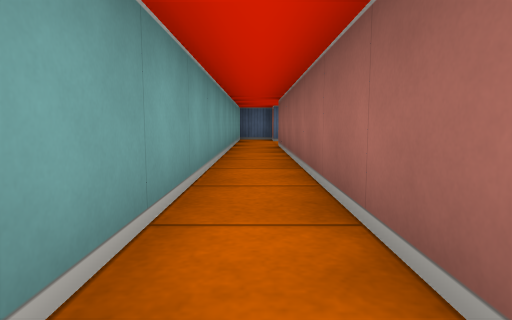
view 1 (above)

16 first-person views from a walk through a cub3D ray-caster map. The camera is about half as high as the walls, tilts 6° down and sees 75° across. The floor is counted in squares. Each view is taken from the middle of a square. On the plan, view 1 faces up. The plan holds only what a view shows up to about 9 squares ahead; the rest is blank.

view 2
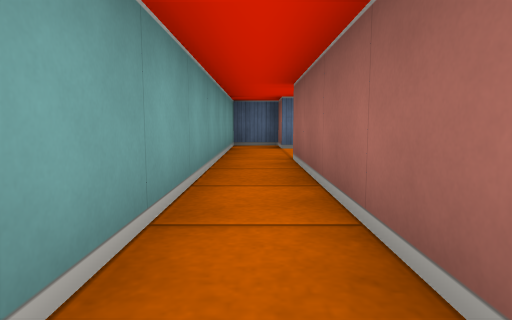

view 3
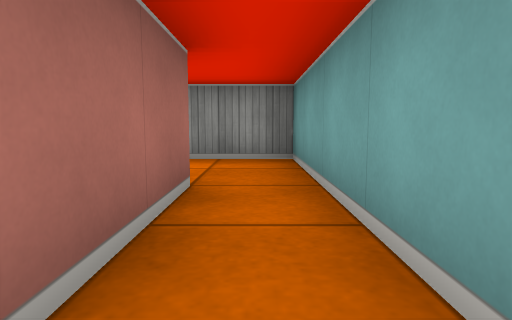

view 4
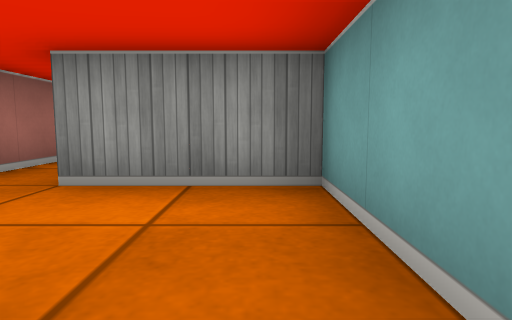

view 5
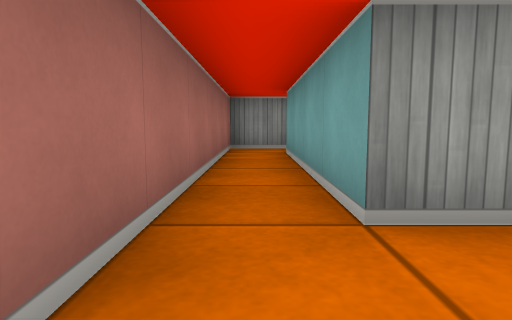

view 6
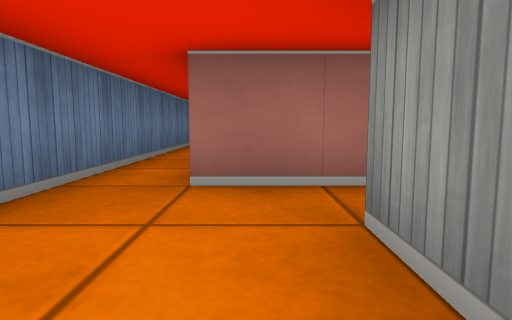

view 7
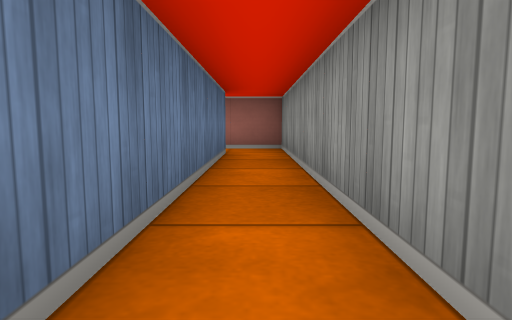

view 8
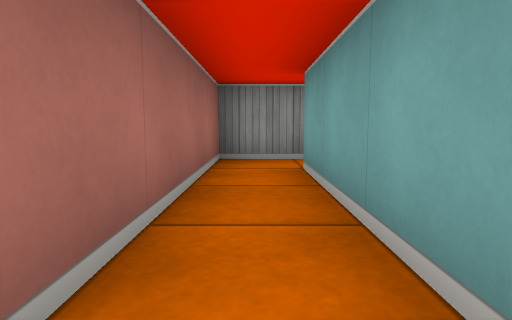

view 9
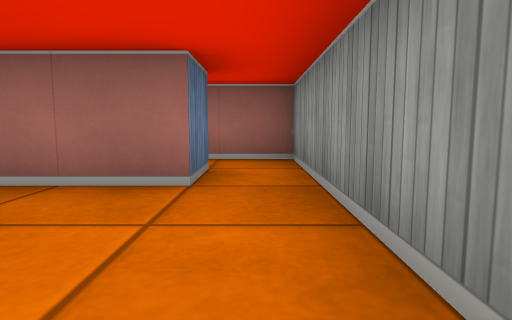

view 10
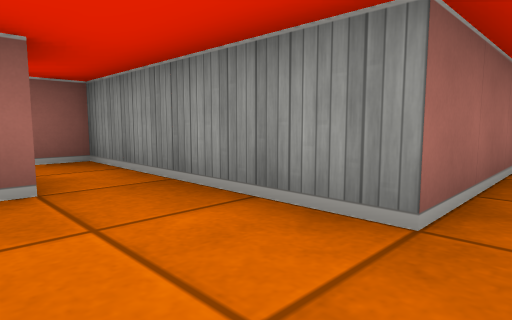

view 11
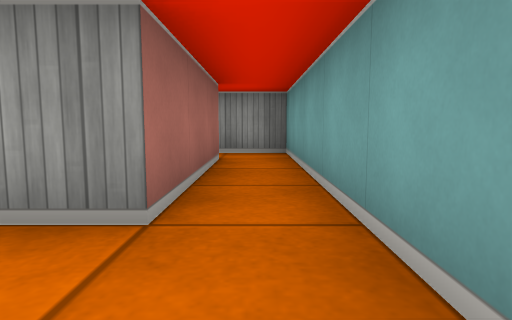

view 12
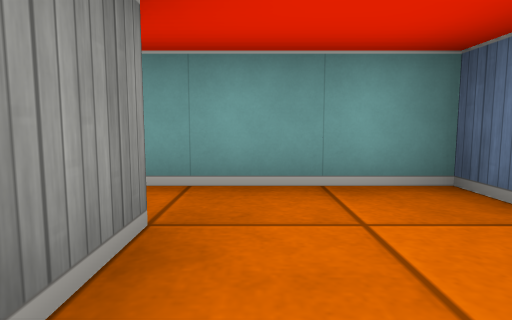

view 13
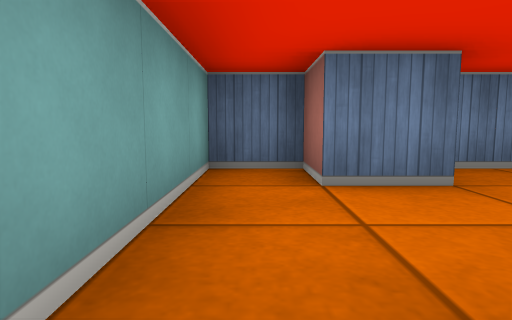

view 14
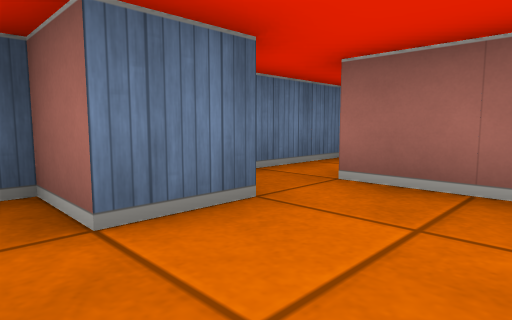

view 15
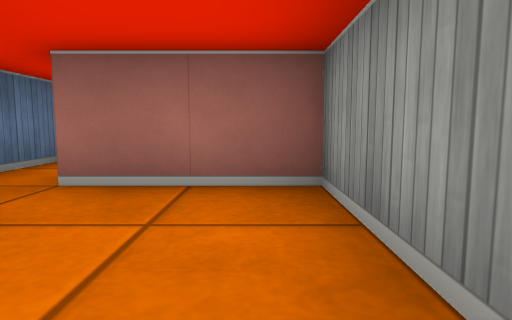

view 16
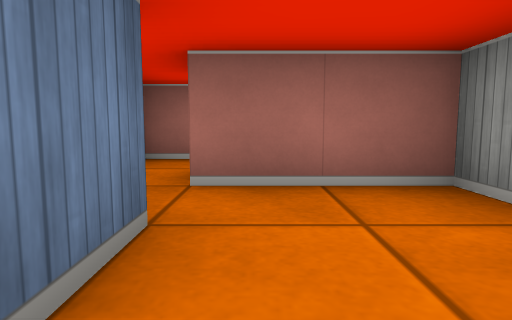

### Floor plan
Ten units are one square. View 1 is at (0, 0); x grows to the right and y downward. Boxes are objects, and circles mark ways between rooms. Rooms are numbered by the first view taken in them; rooms with no view inside come last. Other rooms are left out.
<svg viewBox="-30 -110 110 220">
<path fill="none" stroke="#000" d="M5 -5 5 -75 25 -75 25 -95M16 -95 5 -95 5 -105 -5 -105 -5 15 15 15M35 -105 20 -105M15 15 15 55M15 65 25 65 25 5 75 5M75 -5 19 -5M-19 45 -25 45 -25 105 -14 105M-15 95 -15 65 -5 65M-5 65 15 65M15 55 5 55 5 40"/>
<circle cx="10" cy="5" r="3" fill="#2a7"/>
<circle cx="10" cy="60" r="3" fill="#2a7"/>
<circle cx="-10" cy="55" r="3" fill="#2a7"/>
<text x="0" y="-50">1</text>
<text x="20" y="20">2</text>
<text x="-20" y="70">3</text>
<text x="0" y="50">4</text>
</svg>
Room 1 opens to room 2. Room 2 opens to room 4. Room 3 opens to room 4.

Where each view was taken, in squares from view 1:
view 1: 0 up, 0 right, facing up
view 2: 3 up, 0 right, facing up
view 3: 3 up, 0 right, facing down
view 4: 1 up, 0 right, facing down
view 5: 0 up, 2 right, facing down
view 6: 1 down, 0 right, facing right
view 7: 0 up, 2 right, facing right
view 8: 2 down, 2 right, facing down
view 9: 6 down, 2 left, facing right
view 10: 5 down, 2 left, facing down-right
view 11: 5 down, 2 left, facing down
view 12: 6 down, 0 right, facing left
view 13: 7 up, 0 right, facing up
view 14: 8 up, 0 right, facing up-right
view 15: 8 up, 0 right, facing right
view 16: 9 up, 0 right, facing right
